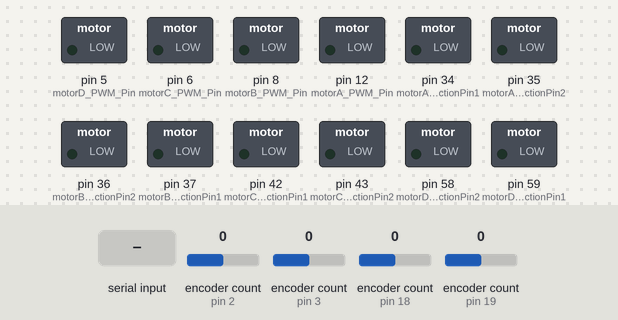
Bench run of a sketch on a simulated Arduino Mega 2560, built with avr-gcc and run on an emulated ATmega2560. On the bench: switched loads named in the sketch (green lamp = pin HIGH). The inputs (shaded band) are chosen by the test bench; at power-on: encoder count (sensors on pin 2, pin 3, pin 18, pin 19) 0. What the sketch prints to the serial monitor is not drawn.

Above: at 1.2 s.
1.3 s: "W:\n" received over Serial
At 1.9 s:
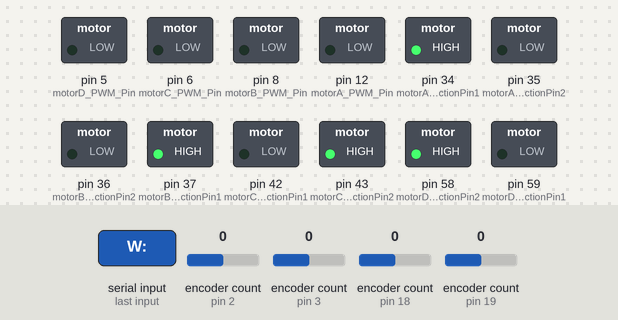
2.8 s: "W:90\n" received over the second serial link
At 3.1 s:
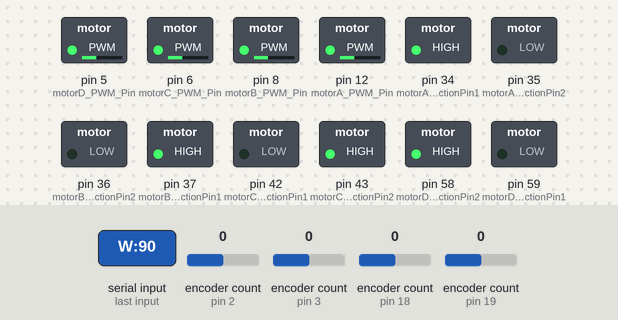
4.3 s: "a:45\n" received over Serial
At 5.3 s:
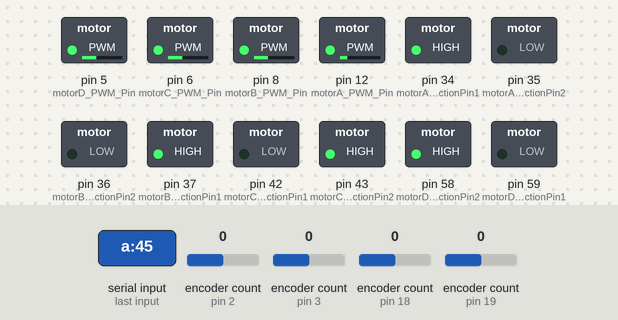
5.8 s: "b:45\n" received over Serial
At 6.6 s:
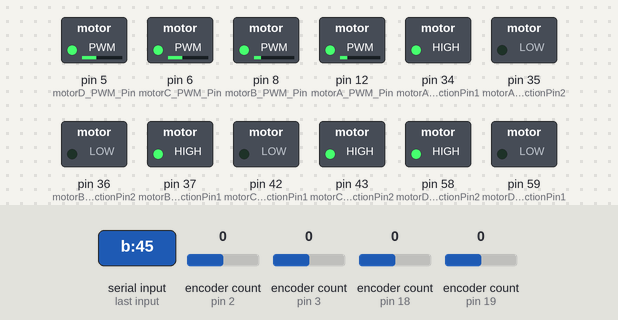
7.3 s: "c:45\n" received over Serial
At 7.9 s:
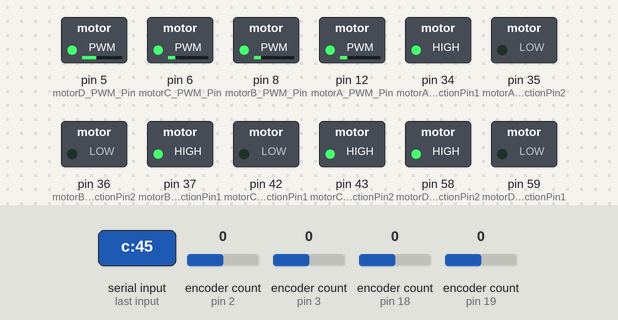
8.8 s: "d:45\n" received over the second serial link
At 10.0 s:
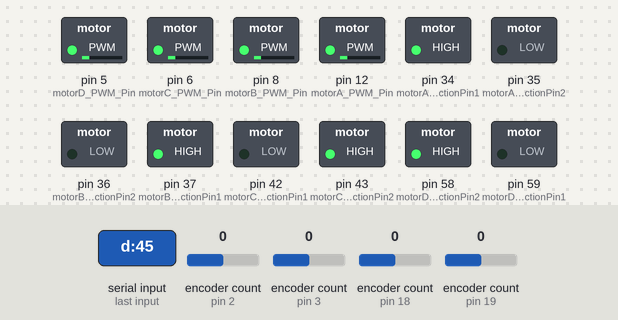
Timing chart, 0 to 11.3 s (numbered marks = the images above; inputs shaded):
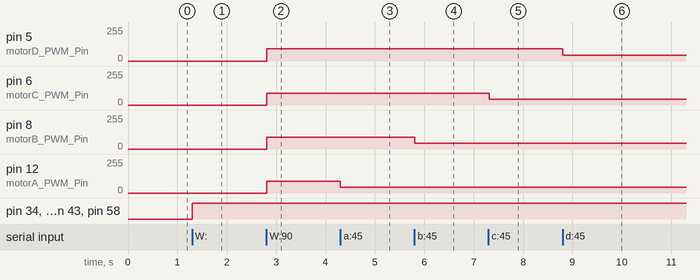

Measured:
- after the input at 1.3 s, pin 34 (motorA_DirectionPin1), pin 37 (motorB_DirectionPin1), pin 43 (motorC_DirectionPin2), pin 58 (motorD_DirectionPin2): LOW → HIGH at once
- after the input at 2.8 s, pin 5 (motorD_PWM_Pin): 0/255 → 91/255 at once; pin 6 (motorC_PWM_Pin), pin 12 (motorA_PWM_Pin): 0/255 → 90/255 at once; pin 8 (motorB_PWM_Pin): 0/255 → 89/255 at once
- after the input at 4.3 s, pin 12 (motorA_PWM_Pin): 90/255 → 45/255 at once
- after the input at 5.8 s, pin 8 (motorB_PWM_Pin): 89/255 → 44/255 at once
- after the input at 7.3 s, pin 6 (motorC_PWM_Pin): 90/255 → 45/255 at once
- after the input at 8.8 s, pin 5 (motorD_PWM_Pin): 91/255 → 45/255 at once

The sketch:

final.ino
```cpp
#include <Encoder.h>

// 엔코더 정의 (핀 번호는 기존 핀을 유지)
Encoder encoderA(18, 31);
Encoder encoderB(19, 38);
Encoder encoderC(3, 49);
Encoder encoderD(2, 55);

// 모터 제어 핀 설정
const int motorA_DirectionPin1 = 34;
const int motorA_DirectionPin2 = 35;
const int motorA_PWM_Pin = 12;

const int motorB_DirectionPin1 = 37;
const int motorB_DirectionPin2 = 36;
const int motorB_PWM_Pin = 8;

const int motorC_DirectionPin1 = 42;
const int motorC_DirectionPin2 = 43;
const int motorC_PWM_Pin = 6;

const int motorD_DirectionPin1 = 59;
const int motorD_DirectionPin2 = 58;
const int motorD_PWM_Pin = 5;

// 모터 PWM 값 저장
int motorAValue = 0;
int motorBValue = 0;
int motorCValue = 0;
int motorDValue = 0;

// 엔코더 위치 저장
long encoderAPosition = 0;
long encoderBPosition = 0;
long encoderCPosition = 0;
long encoderDPosition = 0;

// 타이머 변수
unsigned long previousMillis = 0;
const long interval = 10;  // 1초

void setup() {
  Serial.begin(115200);
  Serial3.begin(115200);

  // 모터 핀을 출력으로 설정
  pinMode(motorA_DirectionPin1, OUTPUT);
  pinMode(motorA_DirectionPin2, OUTPUT);
  pinMode(motorA_PWM_Pin, OUTPUT);

  pinMode(motorB_DirectionPin1, OUTPUT);
  pinMode(motorB_DirectionPin2, OUTPUT);
  pinMode(motorB_PWM_Pin, OUTPUT);

  pinMode(motorC_DirectionPin1, OUTPUT);
  pinMode(motorC_DirectionPin2, OUTPUT);
  pinMode(motorC_PWM_Pin, OUTPUT);

  pinMode(motorD_DirectionPin1, OUTPUT);
  pinMode(motorD_DirectionPin2, OUTPUT);
  pinMode(motorD_PWM_Pin, OUTPUT);
}

void loop() {
  // 블루투스 모듈로부터 명령어 읽기
  if (Serial3.available() > 0) {
    String command = Serial3.readStringUntil('\n'); // 한 줄 읽기
   // Serial.print(command);
    handleCommand(command);

  }

  // 시리얼 0번으로부터 명령어 읽기
  if (Serial.available() > 0) {
    String command = Serial.readStringUntil('\n'); // 한 줄 읽기
    Serial.print(command);
    handleCommand(command);
  }

  // 엔코더 값을 읽기
  encoderAPosition = encoderA.read();
  encoderBPosition = encoderB.read();
  encoderCPosition = encoderC.read();
  encoderDPosition = encoderD.read();

  // 현재 시간 가져오기
  unsigned long currentMillis = millis();

  // 1초마다 엔코더 값을 0으로 초기화
  if (currentMillis - previousMillis >= interval) {
    previousMillis = currentMillis;
    encoderA.write(0);
    encoderB.write(0);
    encoderC.write(0);
    encoderD.write(0);
  }

  // 각 모터별 엔코더 값 출력 (시리얼 플로터용)
// 각 모터별 엔코더 값 출력 (디버깅용)
/*
Serial.print(" A:");
Serial.print(abs(encoderAPosition));  // 절대값으로 출력
Serial.print(" B:");
Serial.print(abs(encoderBPosition));  // 절대값으로 출력
Serial.print(" C:");
Serial.print(abs(encoderCPosition));  // 절대값으로 출력
Serial.print(" D:");
Serial.println(abs(encoderDPosition)); // 절대값으로 출력
*/
  delay(10);

}

void handleCommand(String command) {
    //Serial.print("받은 명령: ");
    //Serial.println(command); // 받은 명령어 시리얼 모니터에 출력

    // W: 명령어 처리
    if (command.startsWith("W:")) {
        int value = command.substring(2).toInt();  // W: 뒤의 값을 정수로 변환
        motorAValue = value;
        motorBValue = value;
        motorCValue = value;
        motorDValue = value;
    } else {
        // 각 모터의 새로운 PWM 값을 설정
        updateMotorValue(command, 'a', motorAValue);
        updateMotorValue(command, 'b', motorBValue);
        updateMotorValue(command, 'c', motorCValue);
        updateMotorValue(command, 'd', motorDValue);
    }

    // 모터의 방향 및 PWM 값 설정
    setMotorDirectionAndPWM('a', motorAValue * 1.0);
    setMotorDirectionAndPWM('b', motorBValue * 0.9999999);
    setMotorDirectionAndPWM('c', motorCValue * 1.01);
    setMotorDirectionAndPWM('d', motorDValue * 1.02);

    // 출력값을 시리얼 0번으로 출력

    Serial.print("모터 출력: a:");
    Serial.print(motorAValue);
    Serial.print(" b:");
    Serial.print(motorBValue);
    Serial.print(" c:");
    Serial.print(motorCValue);
    Serial.print(" d:");
    Serial.println(motorDValue);

}

void updateMotorValue(String command, char motor, int &motorValue) {
  int value = getMotorValue(command, motor);
  if (value != -1) {
    motorValue = value;  // 값이 존재할 경우에만 업데이트
  }
}

void setMotorDirectionAndPWM(char motor, int pwmValue) {
  int direction = (pwmValue >= 0) ? 1 : 0;  // PWM 값이 양수면 정방향, 음수면 역방향
  int absPWMValue = abs(pwmValue);  // PWM 값은 절대값으로 설정

  if (motor == 'a') {
    digitalWrite(motorA_DirectionPin1, direction);
    digitalWrite(motorA_DirectionPin2, !direction);
    analogWrite(motorA_PWM_Pin, absPWMValue);
  } else if (motor == 'b') {
    digitalWrite(motorB_DirectionPin1, direction);
    digitalWrite(motorB_DirectionPin2, !direction);
    analogWrite(motorB_PWM_Pin, absPWMValue);
  } else if (motor == 'c') {
    // 모터 C의 방향 반전
    digitalWrite(motorC_DirectionPin1, !direction);
    digitalWrite(motorC_DirectionPin2, direction);
    analogWrite(motorC_PWM_Pin, absPWMValue);
  } else if (motor == 'd') {
    // 모터 D의 방향 반전
    digitalWrite(motorD_DirectionPin1, !direction);
    digitalWrite(motorD_DirectionPin2, direction);
    analogWrite(motorD_PWM_Pin, absPWMValue);
  }
}

int getMotorValue(String command, char motor) {
  int index = command.indexOf(motor);
  if (index != -1) {
    int colonIndex = command.indexOf(':', index);
    if (colonIndex != -1) {
      int endIndex = command.indexOf(' ', colonIndex);
      if (endIndex == -1) endIndex = command.length();
      return command.substring(colonIndex + 1, endIndex).toInt();
    }
  }
  return -1;  // 값을 찾지 못했을 때는 -1 반환
}
```
